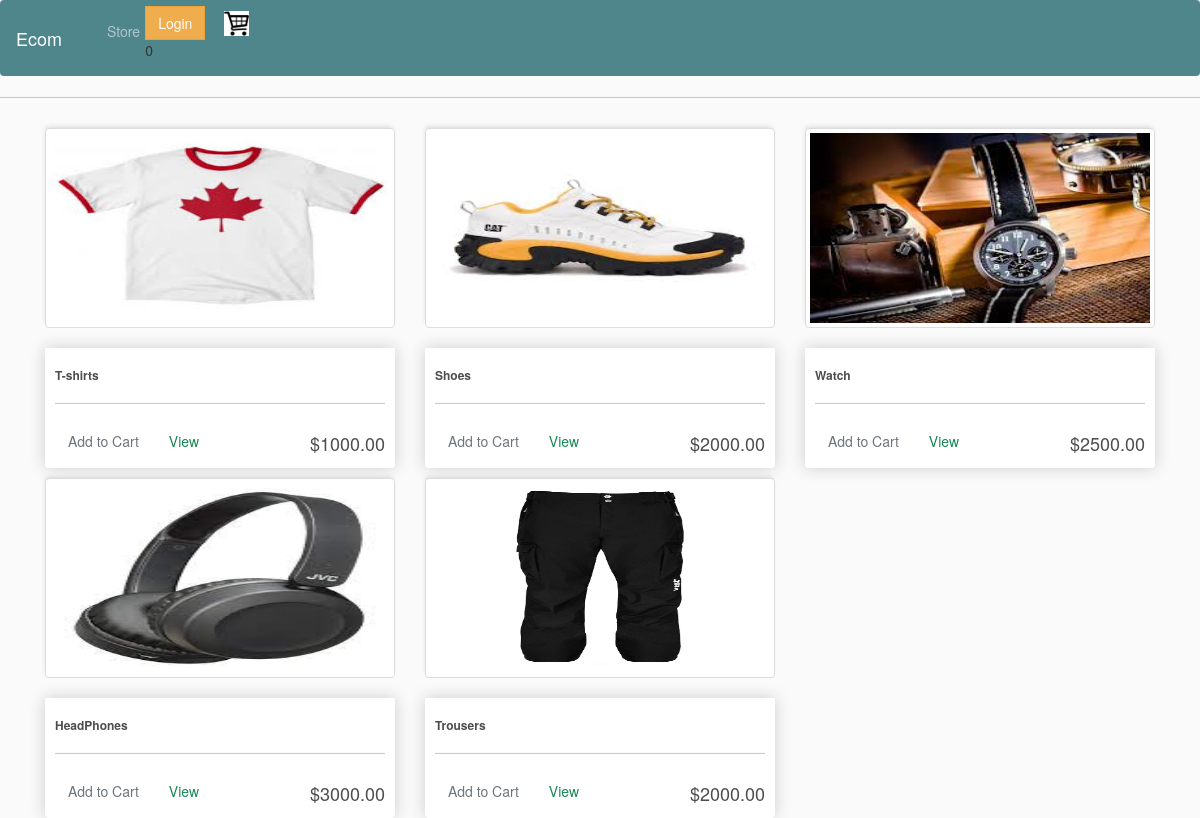
The page / on the database its author committed.
### store/models.py (models this page shows, shortened)
class Product(models.Model):
    name = models.CharField(max_length=200, null= True, blank=True)
    price = models.FloatField()
    digital = models.BooleanField(default= False, null = True, blank = False)
    image = models.ImageField(null= True, blank= True)
    @property
    def imageURL(self):
        try:
            url = self.image.url
        except:
            url = ""
        return url

### store/views.py (the view)
# urls.py: path('', include('store.urls'))
def store(request):
    if request.user.is_authenticated:
        customer = request.user.customer
        order, created = Order.objects.get_or_create(customer=customer,complete = False)
        items = order.orderitem_set.all()
        cartItems = order.get_cart_items
    else:
        items = []
        order = {'get_cart_total':0,'get_cart_items':0,'shipping': False}
        cartItems = order['get_cart_items']
    products = Product.objects.all()
    context = {'products':products,'cartItems': cartItems}
    return render(request,'store/store.html', context)

### store/templates/store/store.html (shortened to what this page needs)
{% extends 'store/main.html'%}
{% load static %}
{% block content %}
    <div class="row">
        {% for product in products %}
        <div class= "col-lg-4">
            <img class = "thumbnail" src = "{{ product.imageURL}}">
            <div class= "box-element product">
                <h6> <strong> {{product.name}}</strong> </h6>
                    <hr>
                    <button  data-product={{product.id}} onclick="incrementValue()" data-actions = "add" class= "btn btn-outline-secondary add-btn update-cart">Add to Cart</button>
                    <a class = "btn btn-outline-success" href ="#">View</a>
                    <h4 style="display : inline-block;float : right">${{product.price|floatformat:2}}</h4>
                </div>
        </div>
        {% endfor %}
    </div>
{% endblock content %}

### store/templates/store/main.html (shortened to what this page needs)
{% load static %}
<!doctype html>
<html lang="en">
  <head>
    <link href="https://cdn.jsdelivr.net/npm/bootstrap@5.1.3/dist/css/bootstrap.min.css" rel="stylesheet">
    <link rel="stylesheet" href="https://cdn.jsdelivr.net/npm/bootstrap@3.3.7/dist/css/bootstrap.min.css">
    <link rel='stylesheet' type='text/css' href="{% static 'css/main.css'%}">
</head>
<body>
  <nav class="navbar navbar-expand-lg navbar-dark bg-dark">
    <a class="navbar-brand" href="{% url 'store' %}">Ecom</a>
    <div class="collapse navbar-collapse" id="navbarSupportedContent">
      <ul class="navbar-nav mr-auto">
        <li class="nav-item active">
          <a class="nav-link" href="{% url 'store' %}">Store <span class="sr-only">(current)</span></a>
        </li>
      </ul>
          <div class = "form-inline my-2 my-lg-0">
            <a href = '#' class ="btn btn-warning">Login
            </a>
            <a href = '{% url 'cart' %}'>
              <img id = "cart-icon" src = "{% static 'images/cart.png'%}">
            </a>
            <p id = "card-total">{{cartItems}}</p>
          </div>
          </div>
  </nav>
  <hr>
<div class ="container">
  {% block content %}
  {% endblock content %}
</div>

### store/static/css/main.css (style rules this page uses)
body { background-color: hsl(0, 0%, 98%); }
h1,h2,h3,h4,h5,h6 { color:hsl(0, 0%, 30%); }
.box-element { box-shadow:hsl(0, 0%, 80%) 0 0 16px; background-color: #fff; border-radius: 4px; padding: 10px; }
.thumbnail { width: 100%; height: 200px; -webkit-box-shadow: -1px -3px 5px -2px rgba(214,214,214,1); -moz-box-shadow: -1px -3px 5px -2px rgba(214,214,214,1); box-shadow: -1px -3px 5px -2px rgba(214,214,214,1); }
.product { border-radius: 0 0 4px 4px; }
.bg-dark { background-color: #4f868c!important; }
#cart-icon { width:25px; display: inline-block; margin-left: 15px; }
.col-lg-4, .col-lg-6, .col-lg-8, .col-lg-12 { margin-top: 10px; }
.btn { border-radius: 0; }

### rows shown on the page
Product: imageURL (picture), name "T-shirts", price "1000.00"
Product: imageURL (picture), name "Shoes", price "2000.00"
Product: imageURL (picture), name "Watch", price "2500.00"
Product: imageURL (picture), name "HeadPhones", price "3000.00"
Product: imageURL (picture), name "Trousers", price "2000.00"

### other values the page prints
{{ cartItems }} "0"
